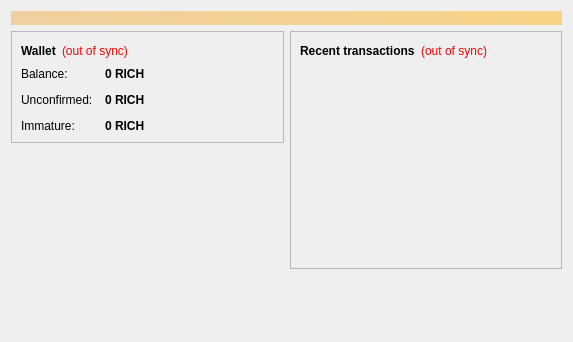
<?xml version="1.0" encoding="UTF-8"?>
<ui version="4.0">
 <class>OverviewPage</class>
 <widget class="QWidget" name="OverviewPage">
  <property name="geometry">
   <rect>
    <x>0</x>
    <y>0</y>
    <width>573</width>
    <height>342</height>
   </rect>
  </property>
  <property name="windowTitle">
   <string>Form</string>
  </property>
  <layout class="QVBoxLayout" name="topLayout">
   <item>
    <widget class="QLabel" name="labelAlerts">
     <property name="visible">
      <bool>false</bool>
     </property>
     <property name="styleSheet">
      <string notr="true">background-color: qlineargradient(x1: 0, y1: 0, x2: 1, y2: 0, stop:0 #F0D0A0, stop:1 #F8D488); color:#000000;</string>
     </property>
     <property name="wordWrap">
      <bool>true</bool>
     </property>
     <property name="margin">
      <number>3</number>
     </property>
    </widget>
   </item>
   <item>
    <layout class="QHBoxLayout" name="horizontalLayout" stretch="1,1">
     <item>
      <layout class="QVBoxLayout" name="verticalLayout_2">
       <item>
        <widget class="QFrame" name="frame">
         <property name="frameShape">
          <enum>QFrame::StyledPanel</enum>
         </property>
         <property name="frameShadow">
          <enum>QFrame::Raised</enum>
         </property>
         <layout class="QVBoxLayout" name="verticalLayout_4">
          <item>
           <layout class="QHBoxLayout" name="horizontalLayout_4">
            <item>
             <widget class="QLabel" name="label_5">
              <property name="font">
               <font>
                <weight>75</weight>
                <bold>true</bold>
               </font>
              </property>
              <property name="text">
               <string>Wallet</string>
              </property>
             </widget>
            </item>
            <item>
             <widget class="QLabel" name="labelWalletStatus">
              <property name="toolTip">
               <string>The displayed information may be out of date. Your wallet automatically synchronizes with the urichie network after a connection is established, but this process has not completed yet.</string>
              </property>
              <property name="styleSheet">
               <string notr="true">QLabel { color: red; }</string>
              </property>
              <property name="text">
               <string notr="true">(out of sync)</string>
              </property>
              <property name="alignment">
               <set>Qt::AlignLeading|Qt::AlignLeft|Qt::AlignVCenter</set>
              </property>
             </widget>
            </item>
            <item>
             <spacer name="horizontalSpacer_2">
              <property name="orientation">
               <enum>Qt::Horizontal</enum>
              </property>
              <property name="sizeHint" stdset="0">
               <size>
                <width>40</width>
                <height>20</height>
               </size>
              </property>
             </spacer>
            </item>
           </layout>
          </item>
          <item>
           <layout class="QFormLayout" name="formLayout_2">
            <property name="fieldGrowthPolicy">
             <enum>QFormLayout::AllNonFixedFieldsGrow</enum>
            </property>
            <property name="horizontalSpacing">
             <number>12</number>
            </property>
            <property name="verticalSpacing">
             <number>12</number>
            </property>
            <item row="0" column="0">
             <widget class="QLabel" name="label">
              <property name="text">
               <string>Balance:</string>
              </property>
             </widget>
            </item>
            <item row="0" column="1">
             <widget class="QLabel" name="labelBalance">
              <property name="font">
               <font>
                <weight>75</weight>
                <bold>true</bold>
               </font>
              </property>
              <property name="cursor">
               <cursorShape>IBeamCursor</cursorShape>
              </property>
              <property name="toolTip">
               <string>Your current balance</string>
              </property>
              <property name="text">
               <string notr="true">0 RICH</string>
              </property>
              <property name="textInteractionFlags">
               <set>Qt::LinksAccessibleByMouse|Qt::TextSelectableByKeyboard|Qt::TextSelectableByMouse</set>
              </property>
             </widget>
            </item>
            <item row="1" column="0">
             <widget class="QLabel" name="label_3">
              <property name="text">
               <string>Unconfirmed:</string>
              </property>
             </widget>
            </item>
            <item row="1" column="1">
             <widget class="QLabel" name="labelUnconfirmed">
              <property name="font">
               <font>
                <weight>75</weight>
                <bold>true</bold>
               </font>
              </property>
              <property name="cursor">
               <cursorShape>IBeamCursor</cursorShape>
              </property>
              <property name="toolTip">
               <string>Total of transactions that have yet to be confirmed, and do not yet count toward the current balance</string>
              </property>
              <property name="text">
               <string notr="true">0 RICH</string>
              </property>
              <property name="textInteractionFlags">
               <set>Qt::LinksAccessibleByMouse|Qt::TextSelectableByKeyboard|Qt::TextSelectableByMouse</set>
              </property>
             </widget>
            </item>
            <item row="2" column="0">
             <widget class="QLabel" name="labelImmatureText">
              <property name="text">
               <string>Immature:</string>
              </property>
             </widget>
            </item>
            <item row="2" column="1">
             <widget class="QLabel" name="labelImmature">
              <property name="font">
               <font>
                <weight>75</weight>
                <bold>true</bold>
               </font>
              </property>
              <property name="toolTip">
               <string>Mined balance that has not yet matured</string>
              </property>
              <property name="text">
               <string notr="true">0 RICH</string>
              </property>
              <property name="textInteractionFlags">
               <set>Qt::LinksAccessibleByMouse|Qt::TextSelectableByKeyboard|Qt::TextSelectableByMouse</set>
              </property>
             </widget>
            </item>
           </layout>
          </item>
         </layout>
        </widget>
       </item>
       <item>
        <spacer name="verticalSpacer">
         <property name="orientation">
          <enum>Qt::Vertical</enum>
         </property>
         <property name="sizeHint" stdset="0">
          <size>
           <width>20</width>
           <height>40</height>
          </size>
         </property>
        </spacer>
       </item>
      </layout>
     </item>
     <item>
      <layout class="QVBoxLayout" name="verticalLayout_3">
       <item>
        <widget class="QFrame" name="frame_2">
         <property name="frameShape">
          <enum>QFrame::StyledPanel</enum>
         </property>
         <property name="frameShadow">
          <enum>QFrame::Raised</enum>
         </property>
         <layout class="QVBoxLayout" name="verticalLayout">
          <item>
           <layout class="QHBoxLayout" name="horizontalLayout_2">
            <item>
             <widget class="QLabel" name="label_4">
              <property name="text">
               <string>&lt;b&gt;Recent transactions&lt;/b&gt;</string>
              </property>
             </widget>
            </item>
            <item>
             <widget class="QLabel" name="labelTransactionsStatus">
              <property name="toolTip">
               <string>The displayed information may be out of date. Your wallet automatically synchronizes with the urichie network after a connection is established, but this process has not completed yet.</string>
              </property>
              <property name="styleSheet">
               <string notr="true">QLabel { color: red; }</string>
              </property>
              <property name="text">
               <string notr="true">(out of sync)</string>
              </property>
              <property name="alignment">
               <set>Qt::AlignRight|Qt::AlignTrailing|Qt::AlignVCenter</set>
              </property>
             </widget>
            </item>
            <item>
             <spacer name="horizontalSpacer">
              <property name="orientation">
               <enum>Qt::Horizontal</enum>
              </property>
              <property name="sizeHint" stdset="0">
               <size>
                <width>40</width>
                <height>20</height>
               </size>
              </property>
             </spacer>
            </item>
           </layout>
          </item>
          <item>
           <widget class="QListView" name="listTransactions">
            <property name="styleSheet">
             <string notr="true">QListView { background: transparent; }</string>
            </property>
            <property name="frameShape">
             <enum>QFrame::NoFrame</enum>
            </property>
            <property name="verticalScrollBarPolicy">
             <enum>Qt::ScrollBarAlwaysOff</enum>
            </property>
            <property name="horizontalScrollBarPolicy">
             <enum>Qt::ScrollBarAlwaysOff</enum>
            </property>
            <property name="selectionMode">
             <enum>QAbstractItemView::NoSelection</enum>
            </property>
           </widget>
          </item>
         </layout>
        </widget>
       </item>
       <item>
        <spacer name="verticalSpacer_2">
         <property name="orientation">
          <enum>Qt::Vertical</enum>
         </property>
         <property name="sizeHint" stdset="0">
          <size>
           <width>20</width>
           <height>40</height>
          </size>
         </property>
        </spacer>
       </item>
      </layout>
     </item>
    </layout>
   </item>
  </layout>
 </widget>
 <resources/>
 <connections/>
</ui>
